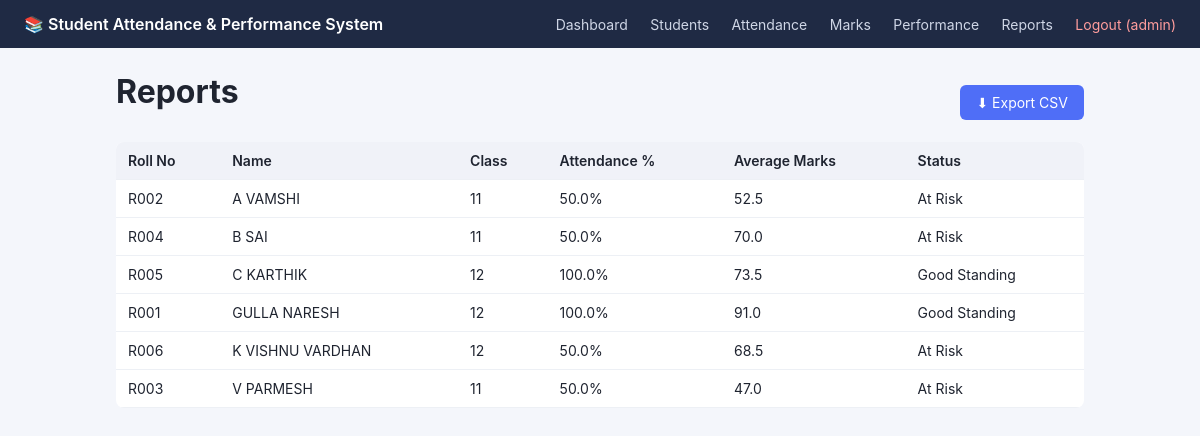
The app's page /reports (signed in) with its own data.
### tables this page shows
CREATE TABLE students (
            id INTEGER PRIMARY KEY AUTOINCREMENT,
            name TEXT NOT NULL,
            roll_no TEXT UNIQUE NOT NULL,
            student_class TEXT,
            contact TEXT
        );

### app.py (the view)
@app.route("/reports")
@login_required
def reports():
    conn = database.get_connection()
    rows = build_performance_rows(conn)
    conn.close()
    return render_template("reports.html", rows=rows)

### app.py (called while the page is built)
def login_required(view):
    @wraps(view)
    def wrapped(*args, **kwargs):
        if "user_id" not in session:
            return redirect(url_for("login"))
        return view(*args, **kwargs)
    return wrapped

def compute_attendance_percentage(conn, student_id):
    row = conn.execute(
        """SELECT
             SUM(CASE WHEN status = 'Present' THEN 1 ELSE 0 END) as present_count,
             COUNT(*) as total
           FROM attendance WHERE student_id = ?""",
        (student_id,),
    ).fetchone()
    if not row or not row["total"]:
        return 0.0
    return round((row["present_count"] / row["total"]) * 100, 2)

def compute_average_marks(conn, student_id):
    row = conn.execute(
        "SELECT AVG(marks) as avg_marks FROM marks WHERE student_id = ?",
        (student_id,),
    ).fetchone()
    return round(row["avg_marks"], 2) if row and row["avg_marks"] is not None else 0.0

def build_performance_rows(conn):
    students = conn.execute("SELECT * FROM students ORDER BY name").fetchall()
    rows = []
    for s in students:
        att = compute_attendance_percentage(conn, s["id"])
        avg = compute_average_marks(conn, s["id"])
        at_risk = att < ATTENDANCE_THRESHOLD or avg < MARKS_THRESHOLD
        rows.append({
            "id": s["id"],
            "name": s["name"],
            "roll_no": s["roll_no"],
            "student_class": s["student_class"],
            "attendance": att,
            "average_marks": avg,
            "status": "At Risk" if at_risk else "Good Standing",
        })
    return rows

### database.py (called while the page is built)
def get_connection():
    conn = sqlite3.connect(DB_PATH)
    conn.row_factory = sqlite3.Row
    conn.execute("PRAGMA foreign_keys = ON")
    return conn

### templates/reports.html (shortened to what this page needs)
{% extends "base.html" %}
{% block content %}
<div class="page-header">
    <h1>Reports</h1>
    <a href="{{ url_for('export_csv') }}" class="btn btn-primary">⬇ Export CSV</a>
</div>
<table class="data-table">
    <thead>
        <tr><th>Roll No</th><th>Name</th><th>Class</th><th>Attendance %</th><th>Average Marks</th><th>Status</th></tr>
    </thead>
    <tbody>
    {% for r in rows %}
        <tr>
            <td>{{ r.roll_no }}</td>
            <td>{{ r.name }}</td>
            <td>{{ r.student_class }}</td>
            <td>{{ r.attendance }}%</td>
            <td>{{ r.average_marks }}</td>
            <td>{{ r.status }}</td>
        </tr>
    {% else %}
        <tr><td colspan="6" class="muted">No data yet.</td></tr>
    {% endfor %}
    </tbody>
</table>
{% endblock %}

### static/css/style.css (style rules this page uses)
* { box-sizing: border-box; }
body { margin: 0; font-family: -apple-system, Segoe UI, Roboto, Arial, sans-serif; background: #f4f6fb; color: #1f2430; }
h1 { margin-top: 0; }
.btn { display: inline-block; background: #eef1f7; color: #1f2430; padding: 9px 16px; border-radius: 6px; text-decoration: none; border: none; cursor: pointer; font-size: 14px; }
.btn-primary { background: #4f6ef7; color: #fff; }
.page-header { display: flex; justify-content: space-between; align-items: center; }
.data-table { width: 100%; border-collapse: collapse; background: #fff; border-radius: 8px; overflow: hidden; margin-top: 10px; }
.data-table th, .data-table td { padding: 10px 12px; text-align: left; border-bottom: 1px solid #edf0f5; font-size: 14px; }
.data-table th { background: #f0f2f8; font-weight: 600; }

### records on screen
students: roll_no "R002", name "A VAMSHI", student_class "11", attendance "50.0", average_marks "52.5", status "At Risk"
students: roll_no "R004", name "B SAI", student_class "11", attendance "50.0", average_marks "70.0", status "At Risk"
students: roll_no "R005", name "C KARTHIK", student_class "12", attendance "100.0", average_marks "73.5", status "Good Standing"
students: roll_no "R001", name "GULLA NARESH", student_class "12", attendance "100.0", average_marks "91.0", status "Good Standing"
students: roll_no "R006", name "K VISHNU VARDHAN", student_class "12", attendance "50.0", average_marks "68.5", status "At Risk"
students: roll_no "R003", name "V PARMESH", student_class "11", attendance "50.0", average_marks "47.0", status "At Risk"

### other values on screen
{{ session.username }} "admin"
